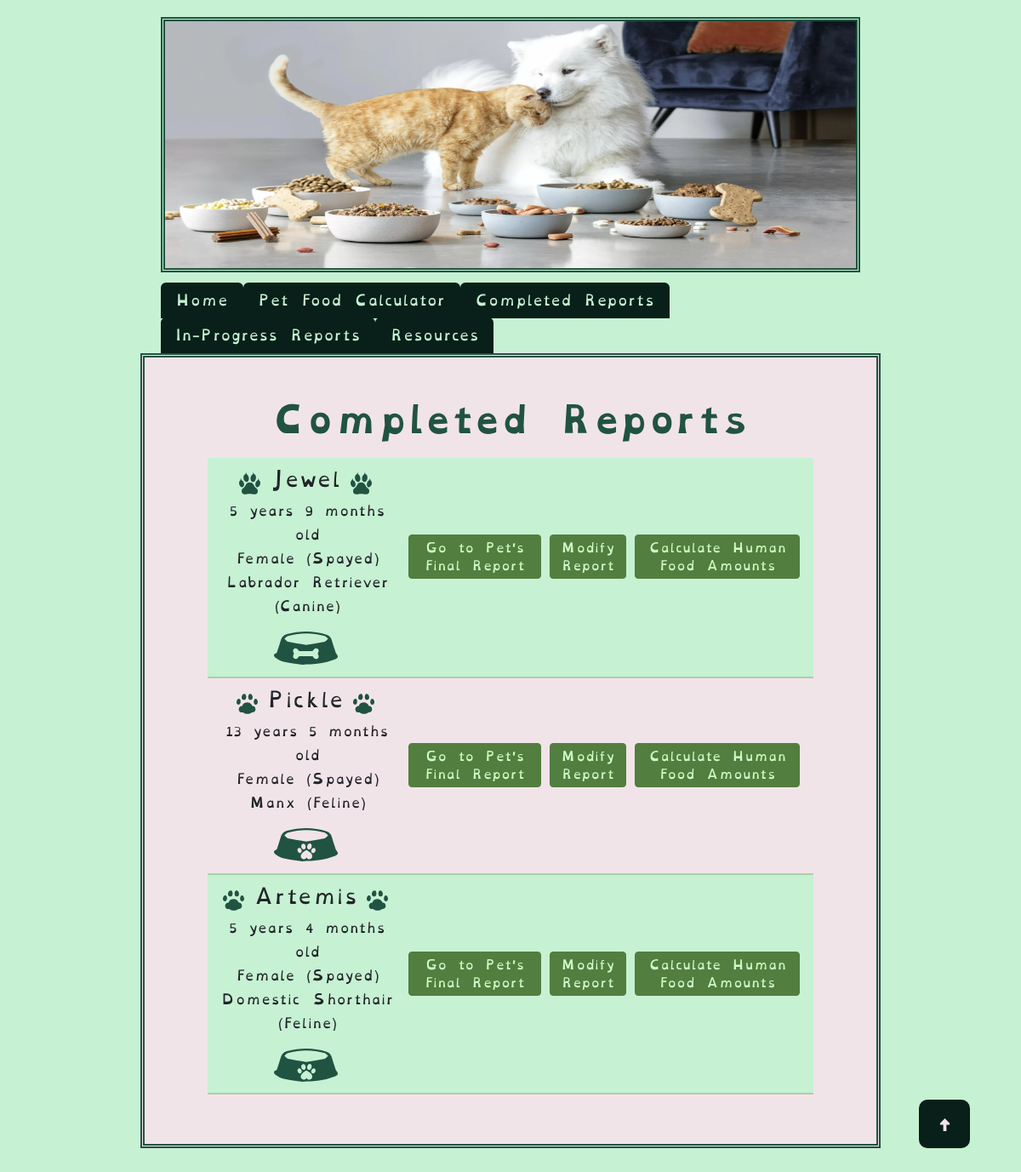
The page /finished_reports (signed in) on the database as committed earlier.
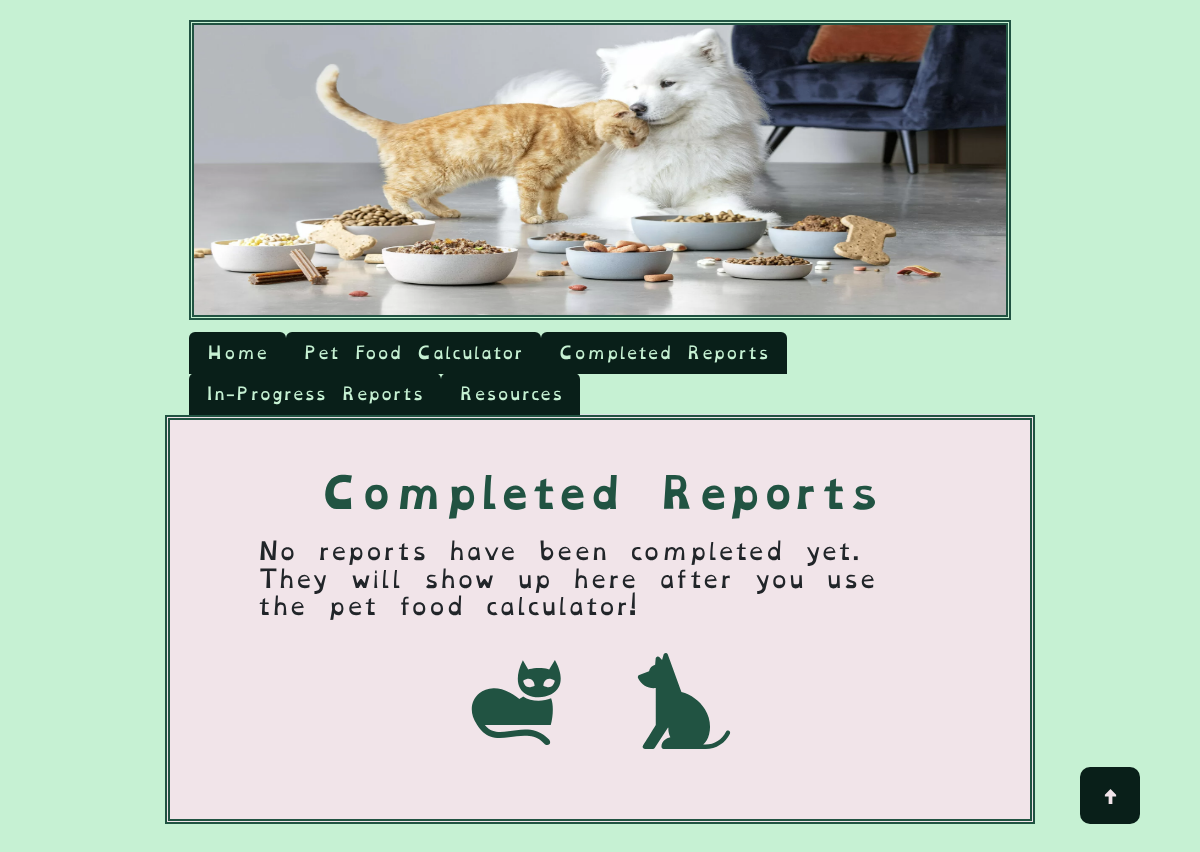
The same page on the database as committed later.
### tables this page shows
CREATE TABLE "pets" (
	"pet_id"	INTEGER UNIQUE,
	"owner_id"	INTEGER,
	"name"	VARCHAR(25) NOT NULL,
	"age_in_years"	INTEGER,
	"age_in_months"	INTEGER,
	"species"	VARCHAR(10) NOT NULL,
	"breed"	VARCHAR(25),
	"canine_breed_id"	INTEGER,
	"feline_breed_id"	INTEGER,
	"sex"	INTEGER,
	"bcs"	INTEGER,
	"weight"	FLOAT,
	"units"	VARCHAR(5),
	"converted_weight"	FLOAT,
	"converted_weight_units"	VARCHAR(5),
	"body_fat_percentage"	VARCHAR(5),
	"ideal_weight_lbs"	FLOAT,
	"ideal_weight_kgs"	FLOAT,
	"is_pediatric"	BOOL,
	"is_pregnant"	BOOL,
	"weeks_gestating"	INTEGER,
	"is_nursing"	BOOL,
	"litter_size"	INTEGER,
	"weeks_nursing"	INTEGER,
	"activity_level"	INTEGER,
	"rer"	FLOAT,
	"canine_der_factor_id"	INTEGER,
	"feline_der_factor_id"	INTEGER,
	"der"	FLOAT,
	"der_modifier"	FLOAT,
	"meals_per_day"	FLOAT,
	"current_food_kcal"	FLOAT,
	"current_food_form"	INTEGER,
	"second_food_kcal" FLOAT,
	"second_food_form" INTEGER,
	"sensitive_stomach" INTEGER,
	"food_transition" INTEGER,
	"transition_length" INTEGER,
	"rec_treat_kcal_per_day"	INTEGER,
	"current_food_amt_rec"	VARCHAR(15),
	"current_food_amt_per_meal"	VARCHAR(15),
	"date_of_first_report"	DATETIME,
	"most_recent_report_date"	DATETIME,
	PRIMARY KEY("pet_id" AUTOINCREMENT),
	FOREIGN KEY("owner_id") REFERENCES "users"("id"),
	FOREIGN KEY("canine_breed_id") REFERENCES "dog_breeds"("BreedID"),
	FOREIGN KEY("canine_der_factor_id") REFERENCES "canine_der_factors"("factor_id"),
	FOREIGN KEY("feline_breed_id") REFERENCES "cat_breeds"("BreedID"),
	FOREIGN KEY("feline_der_factor_id") REFERENCES "feline_der_factors"("factor_id"),
	FOREIGN KEY("sex") REFERENCES "reproductive_statuses"("sex_id"),
	FOREIGN KEY("activity_level") REFERENCES "activity_levels"("activity_id"),
	FOREIGN KEY("current_food_form") REFERENCES "food_forms"("form_id"),
	FOREIGN KEY("second_food_form") REFERENCES "food_forms"("form_id")
);

### main.py (the view)
@app.route("/finished_reports", methods=["GET", "POST"])
@login_required
def finished_reports():
    try:
        fi = FindInfo(session["user_id"])
        pet_list = fi.find_all_user_pets(session["user_id"])
    except Exception as e:
        flash(f"Unable to find pet list. Exception: {e}")
        return render_template("finished_reports.html")
    return render_template("finished_reports.html", pet_list=pet_list)

### find_info.py (called while the page is built)
    def pet_data_dictionary(self, user_id, pet_id) -> dict:
        if pet_id != 0 and user_id != 0:
            self.pet_data = db.execute(
                "SELECT * FROM pets WHERE owner_id = :user_id AND pet_id = :pet_id",
                user_id=user_id, pet_id=pet_id
            )
            if self.pet_data == None:
                print("The pet hasn't been added yet.")
        return self.pet_data

    def find_all_user_pets(self, user_id) -> dict:
        if user_id != None or user_id != 0:
            try:
                pet_list = db.execute(
                    "SELECT * FROM pets WHERE owner_id = :user",
                    user=user_id
                )
            except Exception as e:
                flash(f"Couldn't find pet list. Exception: {e}")
        return pet_list

### helpers.py (called while the page is built)
def login_required(f):
    @wraps(f)
    def decorated_funtion(*args, **kwargs):
        if session.get("user_id") == None:
            return redirect(url_for("login"))
        return f(*args, **kwargs)
    return decorated_funtion

### templates/finished_reports.html (shortened to what the changed rows need)
{% extends 'base.html' %}
{% block content %}
    <h1>Completed Reports</h1>
    <div class="row">
        {% if pet_list and pet_list.date_of_first_report != None %}
            <table class="final_report_table">
                <tbody>
                    {% for pet in pet_list %}
                        {% if pet.date_of_first_report != None %}
                            <tr class="table_info {% if loop.index0 % 2 == 0 %}even-row{% else %}odd-row{% endif %}">
                                <td class="pet_table_info">
                                    <div class="signalment_info">
                                        <div class="name_and_paws">
                                            {% if pet.species == "Canine" %}
                                                <img src="{{ url_for('static', filename='assets/svg/dogs/dog_paw.svg') }}" alt="A dog's pawprint" class="fr_paw">
                                            {% elif pet.species == "Feline" %}
                                                <img src="{{ url_for('static', filename='assets/svg/cats/cat_paw.svg') }}" alt="A cat's pawprint" class="fr_paw">
                                            {% endif %}
                                            <h4>{{ pet.name }}</h4>
                                            {% if pet.species == "Canine" %}
                                                <img src="{{ url_for('static', filename='assets/svg/dogs/dog_paw.svg') }}" alt="A dog's pawprint" class="fr_paw">
                                            {% elif pet.species == "Feline" %}
                                                <img src="{{ url_for('static', filename='assets/svg/cats/cat_paw.svg') }}" alt="A cat's pawprint" class="fr_paw">
                                            {% endif %}
                                            </div>
                                            <div class="sig_fr">
                                                {% if pet.age_in_years == 0 and pet.age_in_months == 1 %}
                                                    {{ pet.age_in_months }} month old
                                                {% elif pet.age_in_years == 0 and pet.age_in_months > 1 %}
                                                    {{ pet.age_in_months }} months old
                                                {% elif pet.age_in_years == 1 and pet.age_in_months == 0 %}
                                                    {{ pet.age_in_years }} year old
                                                {% elif pet.age_in_years == 1 and pet.age_in_months == 1 %}
                                                    {{ pet.age_in_years }} year {{ pet.age_in_months }} month old
                                                {% elif pet.age_in_years == 1 and pet.age_in_months > 1 %}
                                                    {{ pet.age_in_years }} year {{ pet.age_in_months }} months old
                                                {% elif pet.age_in_years > 1 and pet.age_in_months == 0 %}
                                                    {{ pet.age_in_years }} years old
                                                {% elif pet.age_in_years > 1 and pet.age_in_months == 1 %}
                                                    {{ pet.age_in_years }} years {{ pet.age_in_months }} month old
                                                {% elif pet.age_in_years > 1 and pet.age_in_months > 1 %}
                                                    {{ pet.age_in_years }} years {{ pet.age_in_months }} months old
                                                {% endif %}
                                                <div class="sig_sex">
                                                    {% if pet.sex == 1 %}
                                                        Female (Intact)
                                                    {% elif pet.sex == 2 %}
                                                        Female (Spayed)
                                                    {% elif pet.sex == 3 %}
                                                        Male (Intact)
                                                    {% elif pet.sex == 4 %}
                                                        Male (Neutered)
                                                    {% endif %}
                                                </div>
                                                {{ pet.breed }} ({{ pet.species }})
                                            </div>
                                            {% if pet.species == "Feline" %}
                                                <img src="{{ url_for('static', filename='assets/svg/food_bowl.svg') }}" alt="A bowl with a pawprint" class="fr_bowl">
                                            {% elif pet.species == "Canine" %}
                                                <img src="{{ url_for('static', filename='assets/svg/dog_food_bowl.svg') }}" alt="A bowl with a bone" class="fr_bowl">
                                            {% endif %}
                                        </div>
                                    </div>
                                </td>
                                <td class="button_table_info">
                                    <div class="button-container-fr">
                                        <a href="{{ url_for('completed_report', pet_id=pet.pet_id) }}">
                                            <button type="button" class="btn btn-secondary btn-sm">Go to Pet's Final Report</button>
                                        </a>
                                        <a href="{{ url_for('edit_info', pet_id=pet.pet_id) }}">
                                            <button type="button" class="btn btn-secondary btn-sm">Modify Report</button>
                                        </a>
                                        <a href="{{ url_for('human_foods.search_human_foods', pet_id=pet.pet_id) }}">
                                            <button type="button" class="btn btn-secondary btn-sm">Calculate Human Food Amounts</button>
                                        </a>
                                    </div>
                                </td>
                            </tr>
                        {% endif %}
                    {% endfor %}
        {% else %}
            <h4>
                No reports have been completed yet.
                They will show up here after you use
                the pet food calculator!
            </h4>
            <div class="img_container">
                <img src="{{ url_for('static', filename="assets/svg/cats/general_cat.svg")}}"
                alt="A cat lounging"
                class="general_pet_svg">
                <img src="{{ url_for('static', filename="assets/svg/dogs/general_dog.svg")}}"
                alt="A dog sitting"
                class="general_pet_svg">
            </div>
        {% endif %}
        <button onclick="scrollToTop()" id="top" title="Go to Top">
            <img src="{{ url_for('static', filename='assets/svg/arrow.svg') }}" class="arrow" alt="^"/>
        </button>
    </div>
{% endblock %}

Rows that differ between the two databases and show on the page:
no longer on this page (row edited): pets: name "Jewel", age_in_years "5", age_in_months "9", shows "Female (Spayed)", breed "Labrador Retriever", species "Canine"
removed pets: name "Pickle", age_in_years "13", age_in_months "5", shows "Female (Spayed)", breed "Manx", species "Feline"
removed pets: name "Artemis", age_in_years "5", age_in_months "4", shows "Female (Spayed)", breed "Domestic Shorthair", species "Feline"
Other text that changed with them:
text now shown: "No reports have been completed yet. They will show up here after you use the pet food calculator!"
